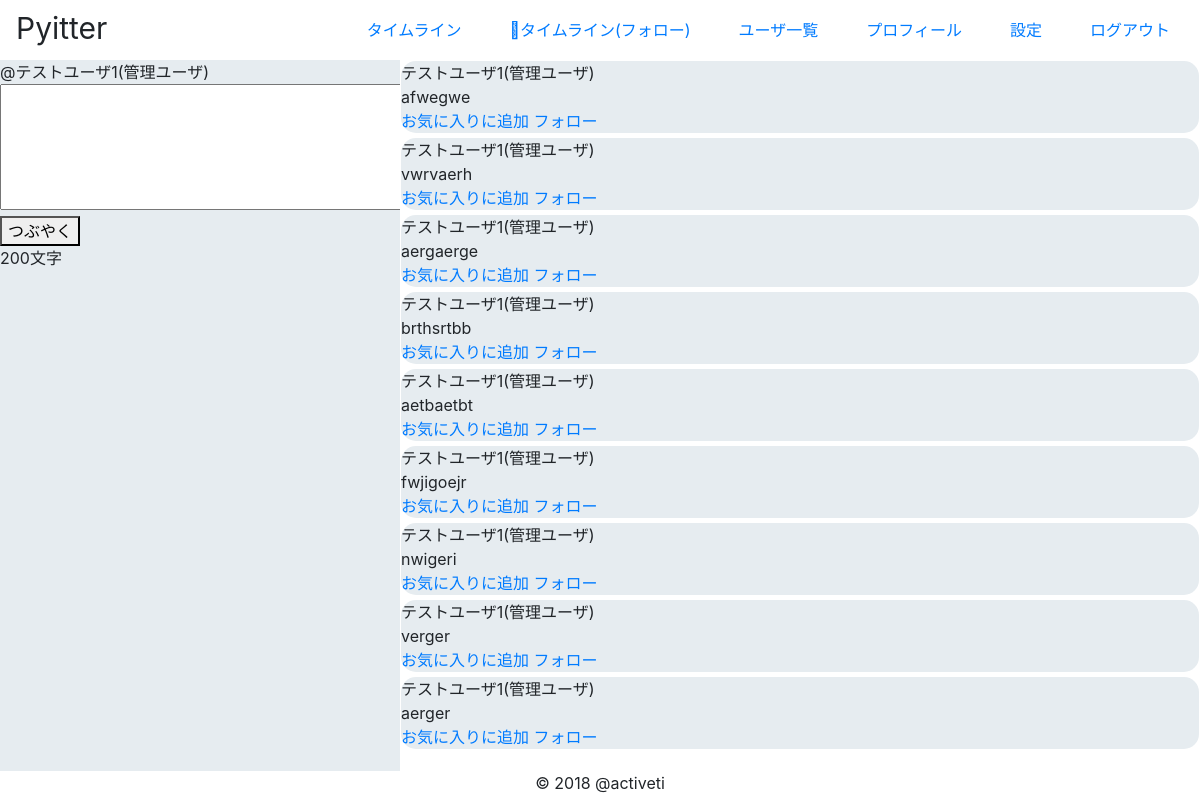
/ (signed in), run on the app's committed database.
### pyitter/models.py (models this page shows, shortened)
class User(AbstractBaseUser, PermissionsMixin):
    email = models.EmailField(_('email address'), unique=True)
    first_name = models.CharField(_('first name'), max_length=30, blank=True)
    last_name = models.CharField(_('last name'), max_length=150, blank=True)
    is_staff = models.BooleanField(
        _('staff status'),
        default=False,
        help_text=_(
            'Designates whether the user can log into this admin site.'),
    )
    is_active = models.BooleanField(
        _('active'),
        default=True,
        help_text=_(
            'Designates whether this user should be treated as active. '
            'Unselect this instead of deleting accounts.'
        ),
    )
    date_joined = models.DateTimeField(_('date joined'), default=timezone.now)
    objects = UserManager()
    EMAIL_FIELD = 'email'
    USERNAME_FIELD = 'email'
    REQUIRED_FIELDS = []
    class Meta:
        verbose_name = _('user')
        verbose_name_plural = _('users')

class Tweet (models.Model):
    user_id = models.ForeignKey(
        settings.AUTH_USER_MODEL,
        on_delete=models.CASCADE)
    content = models.CharField(max_length=200)

### pyitter/views.py (the view)
# urls.py: url(r'^$', views.tweet_index, name='tweet_index'),
@login_required
def tweet_index(request):
    tweets = Tweet.objects.all()
    if request.method == "POST":
        form = TweetForm(request.POST)
        if form.is_valid():
            tweet = form.save(commit=False)
            tweet.user_id = request.user
            tweet.save()
            return redirect('/')
    else:
        form = TweetForm()
    return render(request,
                  'pyitter/tweet_index.html',
                  {'tweets': tweets, 'form': form})

### pyitter/forms.py
class TweetForm(forms.ModelForm):
    class Meta:
        model = Tweet
        fields = ('content',)
        widgets = {'content': forms.Textarea(attrs={'rows': 5, 'cols': 40})}

### pyitter/templates/pyitter/tweet_index.html (shortened to what this page needs)
{% extends "pyitter/base.html" %}
{% block content %}
    <aside class="l-aside">
        <div class="profilecard">
            <div class="profile">
                @{{ request.user.first_name }}
            </div>
            <div class="tweet">
                <form method="POST">
                    {{form.content}}
                    <button type="submit">つぶやく</button>
                    <p>200文字</p>
                </form>
            </div>
        </div>
    </aside>
    <main class="l-main">
        <ul>
            {% for tweet in tweets %}
            <li class="d-li">
                <div class="content_user">{{ tweet.user_id.first_name }}</div>
                <div class="content">
                    {{ tweet.content }}
                </div>
                <a href="http://">お気に入りに追加</a>
                <a href="http://">フォロー</a>
            </li>
            {% endfor %}
        </ul>
    </main>
{% endblock content %}

### pyitter/templates/pyitter/base.html (shortened to what this page needs)
<!DOCTYPE html>
{% load static %}
<html lang="ja">
<head>
    <link rel="stylesheet" href="{% static 'pyitter/css/pyitter.css' %}">
    <link rel="stylesheet" href="https://maxcdn.bootstrapcdn.com/bootstrap/4.0.0/css/bootstrap.min.css">
</head>
<body class="l-body">
    <header class ="l-header" id="header">
        <nav>
        <ul class="nav">
            <li><span id="logo">Pyitter</span></li>
            <li><a href="{% url 'tweet_index' %}">タイムライン</a></li>
            <li><a href="http://">タイムライン(フォロー)</a></li>
            <li><a href="http://">ユーザ一覧</a></li>
            <li><a href="http://">プロフィール</a></li>
            <li><a href="http://">設定</a></li>
            <li><a href="{% url 'logout'%}">ログアウト</a></li>
        </ul>
    </nav>
    </header>
    {% block content %}
    {% endblock content %}
    <footer class="l-footer" id="footer">© 2018 @activeti</footer>
</body>
</html>

### pyitter/static/pyitter/css/pyitter.css (style rules this page uses)
html, body { margin: 0; padding: 0; width:100%; height:100%; }
ul { list-style-type: none; padding:1px; }
.l-body { display: grid; grid-template-columns: 400px 1fr; grid-template-rows: 60px 1fr 40px; }
.l-header { grid-column: 1 / 2; grid-row: 1; position: fixed; top: 0px; right: 0px; left: 0px; }
.l-header nav ul { display: flex; flex-flow: row; margin: 0px; padding: 6px; list-style-type: none; }
.l-header li:first-child { margin-right: auto; margin-bottom: 0px; }
nav a { display: block; border-radius: 4px; padding: 12px 24px; text-decoration: none; }
.l-aside { grid-column: 1 span 1; grid-row: 2; }
.l-main { grid-column: 2; grid-row: 2; }
.l-footer { grid-column: 1 / 3; grid-row: 3; }
header { background: white; }
aside { background: #e6ecf0; }
main { background: white; }
footer { background: white; text-align: center; }
#logo { font-size: 30px; font:bold; padding-left: 10px; }
.d-li { background: #e6ecf0; border: 1px black; border-radius: 15px; margin-bottom: 5px; }

### data on the page
User: user.first_name "テストユーザ1(管理ユーザ)"
Tweet: user_id.first_name "テストユーザ1(管理ユーザ)", content "afwegwe"
Tweet: user_id.first_name "テストユーザ1(管理ユーザ)", content "vwrvaerh"
Tweet: user_id.first_name "テストユーザ1(管理ユーザ)", content "aergaerge"
Tweet: user_id.first_name "テストユーザ1(管理ユーザ)", content "brthsrtbb"
Tweet: user_id.first_name "テストユーザ1(管理ユーザ)", content "aetbaetbt"
Tweet: user_id.first_name "テストユーザ1(管理ユーザ)", content "fwjigoejr"
Tweet: user_id.first_name "テストユーザ1(管理ユーザ)", content "nwigeri"
Tweet: user_id.first_name "テストユーザ1(管理ユーザ)", content "verger"
Tweet: user_id.first_name "テストユーザ1(管理ユーザ)", content "aerger"
